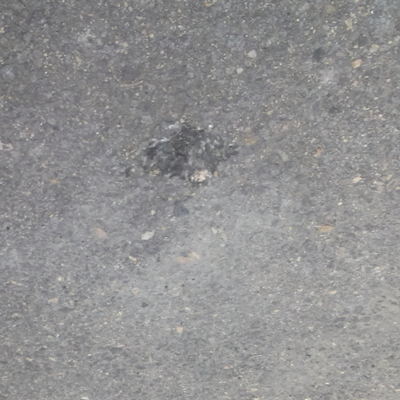
#> input picture data_reid/pothole_001/0034.png, 400 x 400 px
$ python step01_sift.py --template ../data_reid/pothole_001/0034.png --scene ../data_reid/pothole_001/0035.png
#> lines starting #> are read from the running program, lines starting #| are printed output that depends on the picture
"""Шаг 1 курсовой: выделение SIFT-признаков и сопоставление двух изображений.

Пример:
    python step01_sift.py --select-roi
    python step01_sift.py --roi 120 100 240 190
    python step01_sift.py --template data/template.png --scene data/scene.png

Это исследовательская визуализация. Количество хороших совпадений само
по себе НЕ является подтверждением обнаружения той же самой ямы.
"""

from __future__ import annotations

import argparse
import json
from pathlib import Path

import cv2
import numpy as np


def load_image(path: Path) -> np.ndarray:
    """Чтение RGB/BGR-изображения, включая пути с кириллицей на Windows."""
    if not path.is_file():
        raise FileNotFoundError(f"Файл изображения не найден: {path}")
    data = np.fromfile(str(path), dtype=np.uint8)
    image = cv2.imdecode(data, cv2.IMREAD_COLOR)
#> image is the input picture: shape (400, 400, 3); mean B, G, R 145.6, 145, 145.6
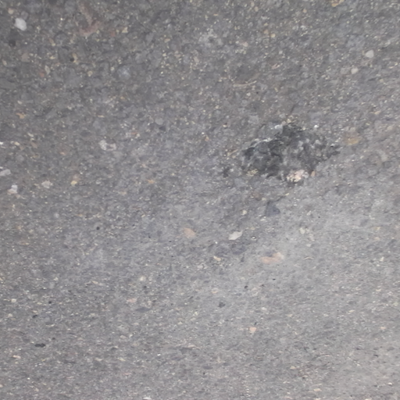
#> input picture data_reid/pothole_001/0035.png, 400 x 400 px
#> in load_image, image is the input picture: shape (400, 400, 3); mean B, G, R 144.1, 142.2, 144.6
    if image is None:
        raise ValueError(f"Не удалось прочитать изображение: {path}")
    return image


def save_png(path: Path, image: np.ndarray) -> None:
    """Сохранение PNG, включая пути с кириллицей на Windows."""
    path.parent.mkdir(parents=True, exist_ok=True)
    ok, encoded = cv2.imencode(".png", image)
    if not ok:
        raise OSError(f"Не удалось закодировать изображение: {path}")
    encoded.tofile(str(path))


def get_template_roi(
    image: np.ndarray,
    roi: tuple[int, int, int, int] | None,
    select_roi: bool,
) -> tuple[np.ndarray, tuple[int, int, int, int]]:
    """Вырезать область (x, y, w, h) или интерактивно выбрать её мышью."""
#> called with select_roi = False
    height, width = image.shape[:2]
#> height = 400; width = 400
    if roi is not None and select_roi:
        raise ValueError("Используйте либо --roi, либо --select-roi, не оба одновременно.")

    if select_roi:
        window_name = "Select pothole AND surrounding asphalt; ENTER to confirm"
        print("Выделите мышью яму вместе с окружающим асфальтом; нажмите Enter.")
        try:
            rectangle = cv2.selectROI(
                window_name, image, showCrosshair=True, fromCenter=False
            )
            cv2.destroyWindow(window_name)
        except cv2.error as exc:
            raise RuntimeError(
                "Не удалось открыть окно выбора. Запустите проект на компьютере с "
                "графическим интерфейсом или задайте координаты через --roi x y w h."
            ) from exc
        roi = tuple(int(value) for value in rectangle)

    if roi is None:
        roi = (0, 0, width, height)
#> roi = (0, 0, 400, 400)
        print("Область не задана: в качестве эталона используется весь первый кадр.")

    x, y, w, h = roi
#> x = 0; y = 0; w = 400; h = 400
    if w <= 0 or h <= 0:
        raise ValueError("Размер эталонной области должен быть положительным.")
    if x < 0 or y < 0 or x + w > width or y + h > height:
        raise ValueError(
            f"Область {roi} выходит за пределы изображения {width}x{height}."
        )
    return image[y : y + h, x : x + w].copy(), roi


def run(args: argparse.Namespace) -> None:
    template_full = load_image(Path(args.template))
    scene = load_image(Path(args.scene))
    template, roi = get_template_roi(template_full, args.roi, args.select_roi)
#> roi = (0, 0, 400, 400)

    template_gray = cv2.cvtColor(template, cv2.COLOR_BGR2GRAY)
    scene_gray = cv2.cvtColor(scene, cv2.COLOR_BGR2GRAY)

    sift = cv2.SIFT_create(nfeatures=args.nfeatures)
    keypoints_template, descriptors_template = sift.detectAndCompute(
        template_gray, None
    )
#> keypoints_template = 692 keypoints; strongest (x, y, size): (210, 126, 1.9), (199, 128, 1.9), (192, 178, 1.8), (45, 55, 1.9)
    keypoints_scene, descriptors_scene = sift.detectAndCompute(scene_gray, None)
#> keypoints_scene = 729 keypoints; strongest (x, y, size): (316, 126, 1.9), (20, 24, 7), (304, 128, 1.9), (232, 170, 2.1)

    if descriptors_template is None or descriptors_scene is None:
        raise RuntimeError(
            "SIFT не нашёл дескрипторы хотя бы в одном изображении. "
            "Выберите более текстурированную область, включающую асфальт вокруг ямы."
        )
    if len(descriptors_scene) < 2:
        raise RuntimeError("На втором изображении недостаточно признаков для KNN (k=2).")

    matcher = cv2.BFMatcher(cv2.NORM_L2, crossCheck=False)
    candidate_pairs = matcher.knnMatch(
        descriptors_template, descriptors_scene, k=2
    )
#> candidate_pairs = 692 matches
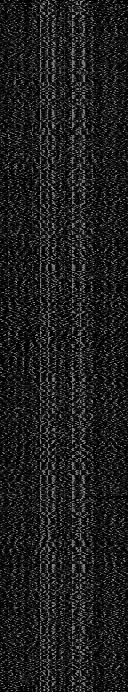
#> descriptors_template: shape (692, 128) float32; min 0, max 156, mean 30.5

    # Lowe's ratio test: ближайший сосед должен быть заметно ближе второго.
    good_matches = []
    valid_pairs = 0
    for pair in candidate_pairs:
        if len(pair) < 2:
            continue
        valid_pairs += 1
        nearest, second_nearest = pair
        if nearest.distance < args.ratio * second_nearest.distance:
            good_matches.append(nearest)
#> after the loop, good_matches = 279 matches; valid_pairs = 692

    good_matches.sort(key=lambda match: match.distance)

    output = Path(args.output)
    output.mkdir(parents=True, exist_ok=True)
    save_png(output / "01_template_crop.png", template)
    save_png(
        output / "02_template_keypoints.png",
        cv2.drawKeypoints(
            template, keypoints_template, None,
            flags=cv2.DRAW_MATCHES_FLAGS_DRAW_RICH_KEYPOINTS,
        ),
    )
    save_png(
        output / "03_scene_keypoints.png",
        cv2.drawKeypoints(
            scene, keypoints_scene, None,
            flags=cv2.DRAW_MATCHES_FLAGS_DRAW_RICH_KEYPOINTS,
        ),
    )
    visualization = cv2.drawMatches(
        template, keypoints_template,
        scene, keypoints_scene,
        good_matches[: args.max_draw], None,
        flags=cv2.DrawMatchesFlags_NOT_DRAW_SINGLE_POINTS,
    )
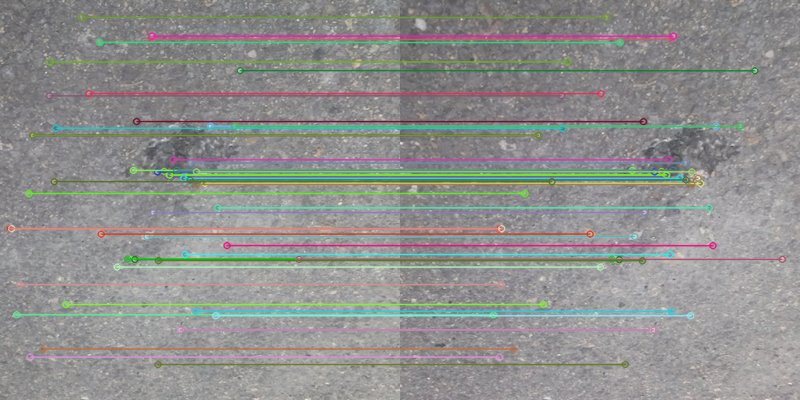
#> visualization: shape (400, 800, 3); mean B, G, R 142.1, 144.2, 143.3
    save_png(output / "04_good_matches.png", visualization)

    summary = {
        "template_image": str(Path(args.template)),
        "scene_image": str(Path(args.scene)),
        "template_roi_xywh": list(roi),
        "detector": "SIFT",
        "matcher": "BFMatcher(NORM_L2), knnMatch(k=2)",
        "lowe_ratio": args.ratio,
        "n_keypoints_template": len(keypoints_template),
        "n_keypoints_scene": len(keypoints_scene),
        "n_knn_pairs": valid_pairs,
        "n_good_matches": len(good_matches),
        "n_drawn_matches": min(args.max_draw, len(good_matches)),
        "warning": "Совпадения еще не проверены геометрически. Детекция не подтверждена.",
    }
    (output / "metrics.json").write_text(
        json.dumps(summary, ensure_ascii=False, indent=2), encoding="utf-8"
    )

    print("\n=== РЕЗУЛЬТАТ ПЕРВОГО ШАГА ===")
    print(f"Эталонная область (x, y, w, h): {roi}")
#| Эталонная область (x, y, w, h): (0, 0, 400, 400)
    print(f"Ключевых точек на эталоне: {len(keypoints_template)}")
#| Ключевых точек на эталоне: 692
    print(f"Ключевых точек на сцене:   {len(keypoints_scene)}")
#| Ключевых точек на сцене:   729
    print(f"KNN-пар для проверки:     {valid_pairs}")
#| KNN-пар для проверки:     692
    print(f"После Lowe's ratio test:  {len(good_matches)}")
#| После Lowe's ratio test:  279
    print(f"Изображения и метрики:    {output.resolve()}")
    print("Важно: обнаружение конкретной ямы на этом шаге не подтверждается.")
    if not good_matches:
        print("Нет хороших совпадений. Попробуйте выбрать более широкий/текстурный эталон.")


def parse_args() -> argparse.Namespace:
    parser = argparse.ArgumentParser(
        description="SIFT: сопоставление эталонного фрагмента дороги со вторым кадром."
    )
    parser.add_argument("--template", default="data/template.png", help="Первое изображение")
    parser.add_argument("--scene", default="data/scene.png", help="Второе изображение")
    parser.add_argument("--roi", nargs=4, metavar=("X", "Y", "W", "H"),
                        type=int, help="Область ямы на первом изображении")
    parser.add_argument("--select-roi", action="store_true",
                        help="Выбрать область ямы мышью (нужен графический интерфейс)")
    parser.add_argument("--ratio", type=float, default=0.75,
                        help="Порог Lowe's ratio test (по умолчанию 0.75)")
    parser.add_argument("--nfeatures", type=int, default=2000,
                        help="Целевое максимальное число SIFT-признаков")
    parser.add_argument("--max-draw", type=int, default=60,
                        help="Максимальное число рисуемых соответствий")
    parser.add_argument("--output", default="results/step01", help="Папка результатов")
    args = parser.parse_args()
    if not 0 < args.ratio < 1:
        parser.error("--ratio должен быть между 0 и 1")
    if args.nfeatures < 1 or args.max_draw < 1:
        parser.error("--nfeatures и --max-draw должны быть положительными")
    if args.roi is not None:
        args.roi = tuple(args.roi)
    return args


if __name__ == "__main__":
    try:
        run(parse_args())
    except (FileNotFoundError, ValueError, RuntimeError, OSError) as error:
        raise SystemExit(f"Ошибка: {error}") from error
